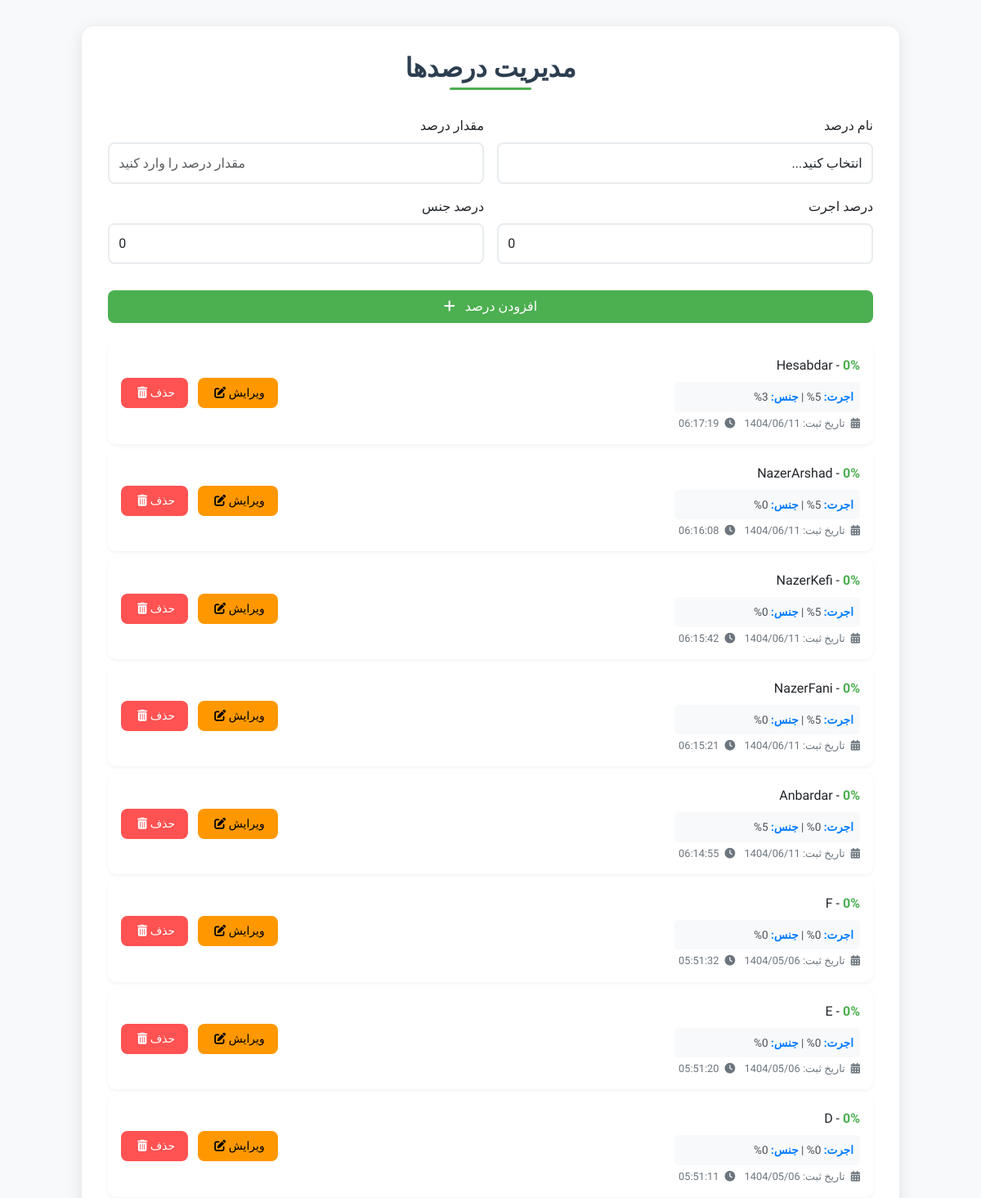
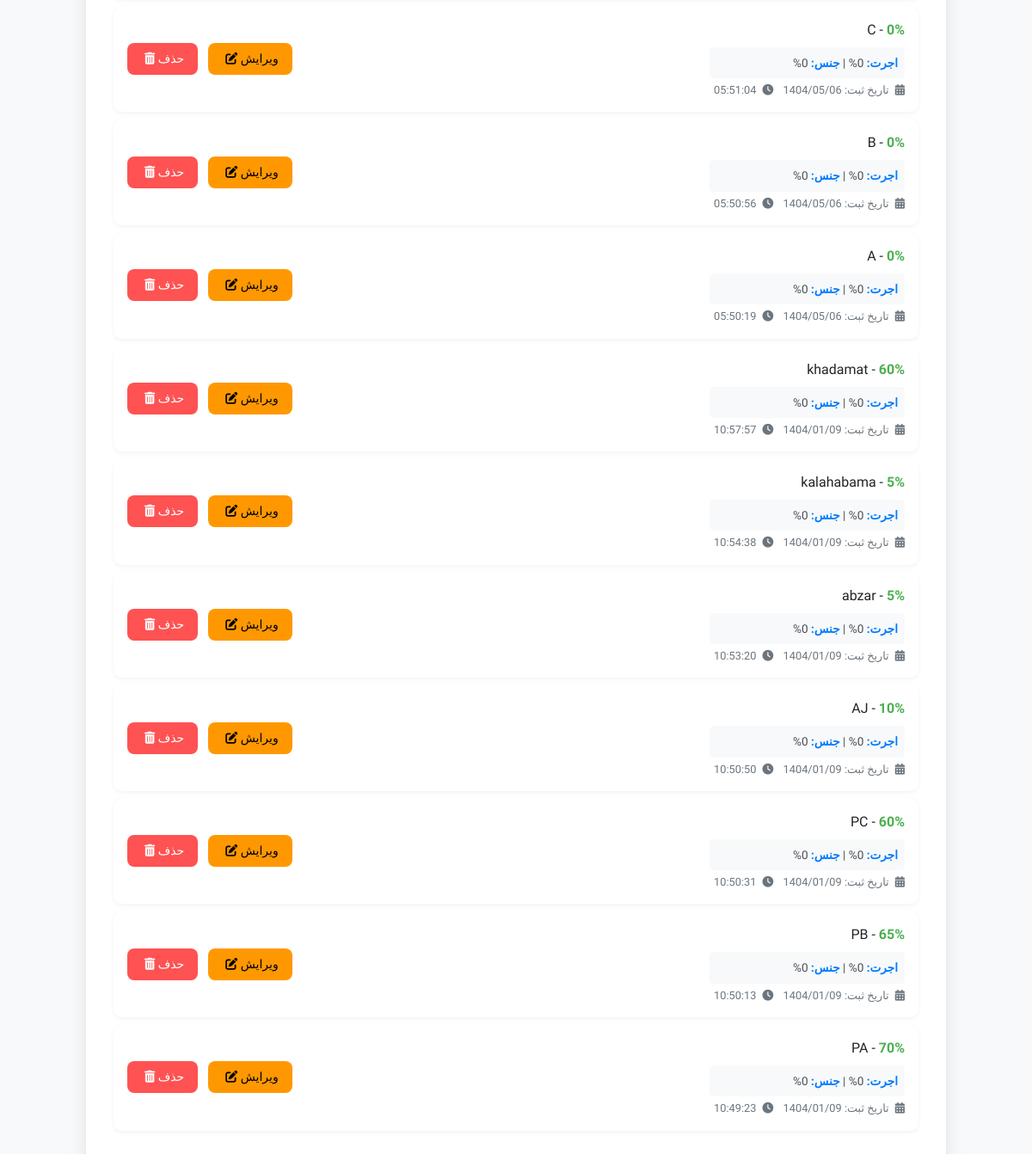
The page /percent.php on the database its author committed (2 pictures, top to bottom).
### tables this page shows
CREATE TABLE `percentages` (
  `id` int(11) NOT NULL,
  `name` varchar(255) NOT NULL,
  `value` float NOT NULL,
  `p_ojrat` int(11) NOT NULL,
  `p_jens` int(11) NOT NULL,
  `status` tinyint(1) NOT NULL DEFAULT 1,
  `created_at_shamsi` varchar(30) NOT NULL
);

### percent.php (the view, shortened to what this page needs)
<?php
$host = 'localhost';
$db   = 'fixwbcsq_perab';
$pass = 'mahdipass.2023';
$user = 'fixwbcsq_kakang';
$conn = new mysqli($host, $user, $pass, $db);
$sql = "SELECT id, name, value, p_ojrat, p_jens, created_at_shamsi FROM percentages WHERE status = 1 ORDER BY id DESC";
$result = $conn->query($sql);
$percentages = $result ? $result->fetch_all(MYSQLI_ASSOC) : [];
?>
<!DOCTYPE html>
<html lang="fa" dir="rtl">
<head>
    <link href="https://cdn.jsdelivr.net/npm/bootstrap@5.3.3/dist/css/bootstrap.rtl.min.css" rel="stylesheet">
    <link href="https://cdnjs.cloudflare.com/ajax/libs/font-awesome/6.0.0-beta3/css/all.min.css" rel="stylesheet">
    <link rel="stylesheet" href="https://cdnjs.cloudflare.com/ajax/libs/animate.css/4.1.1/animate.min.css">
    <link href="https://cdnjs.cloudflare.com/ajax/libs/select2/4.0.13/css/select2.min.css" rel="stylesheet">
</head>
<body>
<div class="dashboard animate__animated animate__fadeIn">
    <h2 class="text-center section-title">مدیریت درصدها</h2>
    <form id="percentForm" class="mb-4">
        <div class="row g-3">
            <div class="col-md-6">
                <label for="percent_name" class="form-label">نام درصد</label>
                <select id="percent_name" class="form-control" required>
                    <option value="">انتخاب کنید...</option>
                </select>
            </div>
            <div class="col-md-6">
                <label for="percent_value" class="form-label">مقدار درصد</label>
                <input type="number" id="percent_value" class="form-control" placeholder="مقدار درصد را وارد کنید" min="0" max="100" step="0.1" required>
            </div>
        </div>
        <div class="row g-3">
            <div class="col-md-6">
                <label for="p_ojrat" class="form-label">درصد اجرت</label>
                <input type="number" id="p_ojrat" class="form-control" placeholder="درصد اجرت" min="0" max="100" step="1" value="0">
            </div>
            <div class="col-md-6">
                <label for="p_jens" class="form-label">درصد جنس</label>
                <input type="number" id="p_jens" class="form-control" placeholder="درصد جنس" min="0" max="100" step="1" value="0">
            </div>
        </div>
        <button type="button" id="addPercentBtn" class="btn btn-primary w-100 mt-3">
            افزودن درصد <i class="fas fa-plus ms-2"></i>
        </button>
    </form>
    <div id="percentList">
        <?php foreach ($percentages as $percent): ?>
            <div class="percent-item" data-id="<?php echo $percent['id']; ?>">
                    <span>
                        <?php echo htmlspecialchars($percent['name']); ?> -
                        <span class="percent-value"><?php echo $percent['value']; ?>%</span>
                        <div class="additional-fields">
                            <span class="field-label">اجرت:</span> <?php echo $percent['p_ojrat']; ?>% |
                            <span class="field-label">جنس:</span> <?php echo $percent['p_jens']; ?>%
                        </div>
                        <div class="date-info">
                            <i class="fas fa-calendar-alt me-1"></i> تاریخ ثبت:
                            <?php
                            $datetime_parts = explode(' ', $percent['created_at_shamsi']);
                            $date_part = $datetime_parts[0];
                            $time_part = isset($datetime_parts[1]) ? $datetime_parts[1] : '';
                            ?>
                            <span><?php echo $date_part; ?></span>
                            <?php if (!empty($time_part)): ?>
                                <i class="fas fa-clock ms-2 me-1"></i>
                                <span class="timestamp"><?php echo $time_part; ?></span>
                            <?php endif; ?>
                        </div>
                    </span>
                <div>
                    <button class="btn btn-warning btn-sm edit-btn me-2" data-bs-toggle="modal" data-bs-target="#editModal"
                            data-id="<?php echo $percent['id']; ?>"
                            data-name="<?php echo htmlspecialchars($percent['name']); ?>"
                            data-value="<?php echo $percent['value']; ?>"
                            data-p-ojrat="<?php echo $percent['p_ojrat']; ?>"
                            data-p-jens="<?php echo $percent['p_jens']; ?>">
                        ویرایش <i class="fas fa-edit me-1"></i>
                    </button>
                    <button class="btn btn-danger btn-sm delete-btn">
                        حذف <i class="fas fa-trash-alt me-1"></i>
                    </button>
                </div>
            </div>
        <?php endforeach; ?>
    </div>
</div>
</body>
</html>

### percent.php (style rules this page uses)
body { background-color: #f8f9fa; font-family: 'Vazirmatn', sans-serif; }
.dashboard { max-width: 1000px; margin: 2rem auto; padding: 2rem; background: white; border-radius: 15px; box-shadow: 0 4px 20px rgba(0, 0, 0, 0.1); animation: fadeIn 1s ease; }
.percent-item { display: flex; justify-content: space-between; align-items: center; padding: 1rem; margin-bottom: 0.5rem; border-radius: 10px; background: #ffffff; box-shadow: 0 2px 5px rgba(0, 0, 0, 0.05); transform: translateX(100%); opacity: 0; animation: slideIn 0.5s forwards; transition: all 0.3s ease; }
.btn { transition: all 0.3s ease; border-radius: 8px; padding: 0.5rem 1rem; }
.btn-primary { background: #4CAF50; border: none; }
.btn-danger { background: #ff5252; border: none; }
.btn-warning { background: #ff9800; border: none; }
.form-control { border-radius: 8px; padding: 0.7rem; border: 2px solid #e9ecef; transition: all 0.3s ease; }
.percent-value { font-weight: bold; color: #4CAF50; }
.section-title { color: #2c3e50; font-weight: 700; margin-bottom: 2rem; position: relative; padding-bottom: 0.5rem; }
.section-title::after { content: ''; position: absolute; bottom: 0; left: 50%; transform: translateX(-50%); width: 100px; height: 3px; background: #4CAF50; border-radius: 2px; }
.date-info { font-size: 0.8rem; color: #6c757d; margin-top: 0.25rem; }
.timestamp { margin-left: 5px; font-family: 'Vazirmatn', sans-serif; display: inline-block; }
.additional-fields { font-size: 0.85rem; color: #495057; margin-top: 0.5rem; padding: 0.5rem; background: #f8f9fa; border-radius: 5px; }
.field-label { font-weight: 600; color: #007bff; }
.row.g-3 { margin-bottom: 1rem; }

### rows shown on the page
percentages: name "Hesabdar", value "0", p_ojrat "5", p_jens "3", created_at_shamsi "1404/06/11", created_at_shamsi "06:17:19"
percentages: name "NazerArshad", value "0", p_ojrat "5", p_jens "0", created_at_shamsi "1404/06/11", created_at_shamsi "06:16:08"
percentages: name "NazerKefi", value "0", p_ojrat "5", p_jens "0", created_at_shamsi "1404/06/11", created_at_shamsi "06:15:42"
percentages: name "NazerFani", value "0", p_ojrat "5", p_jens "0", created_at_shamsi "1404/06/11", created_at_shamsi "06:15:21"
percentages: name "Anbardar", value "0", p_ojrat "0", p_jens "5", created_at_shamsi "1404/06/11", created_at_shamsi "06:14:55"
percentages: name "F", value "0", p_ojrat "0", p_jens "0", created_at_shamsi "1404/05/06", created_at_shamsi "05:51:32"
percentages: name "E", value "0", p_ojrat "0", p_jens "0", created_at_shamsi "1404/05/06", created_at_shamsi "05:51:20"
percentages: name "D", value "0", p_ojrat "0", p_jens "0", created_at_shamsi "1404/05/06", created_at_shamsi "05:51:11"
percentages: name "C", value "0", p_ojrat "0", p_jens "0", created_at_shamsi "1404/05/06", created_at_shamsi "05:51:04"
percentages: name "B", value "0", p_ojrat "0", p_jens "0", created_at_shamsi "1404/05/06", created_at_shamsi "05:50:56"
percentages: name "A", value "0", p_ojrat "0", p_jens "0", created_at_shamsi "1404/05/06", created_at_shamsi "05:50:19"
percentages: name "khadamat", value "60", p_ojrat "0", p_jens "0", created_at_shamsi "1404/01/09", created_at_shamsi "10:57:57"
percentages: name "kalahabama", value "5", p_ojrat "0", p_jens "0", created_at_shamsi "1404/01/09", created_at_shamsi "10:54:38"
percentages: name "abzar", value "5", p_ojrat "0", p_jens "0", created_at_shamsi "1404/01/09", created_at_shamsi "10:53:20"
percentages: name "AJ", value "10", p_ojrat "0", p_jens "0", created_at_shamsi "1404/01/09", created_at_shamsi "10:50:50"
percentages: name "PC", value "60", p_ojrat "0", p_jens "0", created_at_shamsi "1404/01/09", created_at_shamsi "10:50:31"
percentages: name "PB", value "65", p_ojrat "0", p_jens "0", created_at_shamsi "1404/01/09", created_at_shamsi "10:50:13"
percentages: name "PA", value "70", p_ojrat "0", p_jens "0", created_at_shamsi "1404/01/09", created_at_shamsi "10:49:23"
